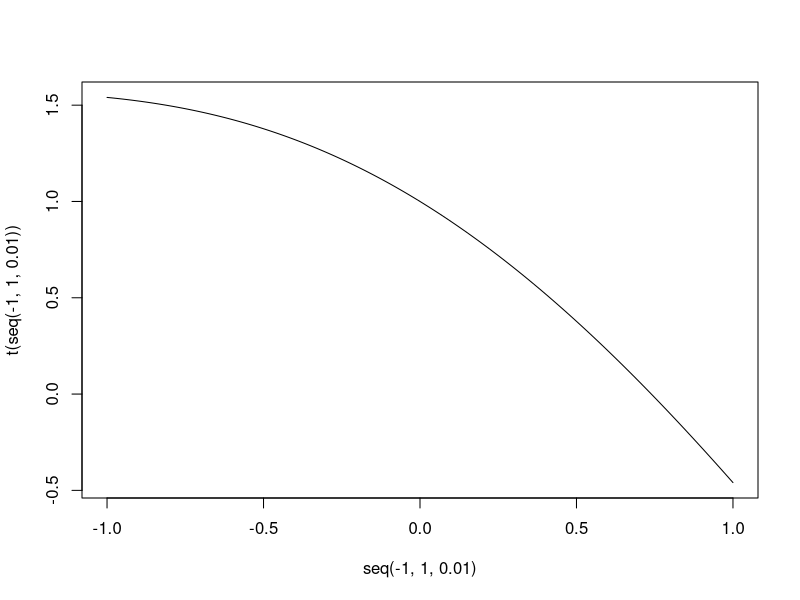

Write R code to recreate this figure.
## ---- chunk 1
secantMethod <- function(f, x0, x1, tol = 0.0001){
  #Set up function for recurance equation
  nextGuess <- function(f, x0, x1) {
    fx1 <- f(x1) #We use this value twice, so let's only calculate it once.
    return(x1 - fx1 * (x1 - x0)/(fx1 - f(x0)))
  }
  
  #Get the first guess
  x2 <- nextGuess(f, x0, x1)
  
  #Check for tolerance level:
  if(abs(x1 - x2) > tol){
    secantMethod(f, x1, x2, tol) #recursively call the function again.
  } else {
    return(x2) #Return the final value.
  }
}
## ---- chunk 2
t <- function(x) cos(x) - x
secantMethod(t, 2.1, 2.5)
## ---- chunk 3
plot(seq(-1,1,0.01), t(seq(-1,1,0.01)), type = 'l')
## ---- chunk 4
dt = function(x) -sin(x) - 1 #Code in the derivative. 
x0  = 2.1 #initial value

NR = function(f, df, x0, tol = 0.0001){
  #recurance equation
  nextGuess <- function(f, df, x0) x0 - (f(x0))/(df(0))

  #Get the first guess
  x1 <- nextGuess(f, df, x0)
  
  #Check for tolerance level:
  if(abs(x0 - x1) > tol){
    NR(f, df, x1, tol) #recursively call the function again.
  } else {
    return(x1) #Return the final value.
  }
}

#A quick test.
NR(t, dt, x0)
## ---- chunk 5
tollerance = 0.00001
numberOfReps = 100000
system.time(replicate(numberOfReps, secantMethod(t, rnorm(1, 0, 2), 2.5, tol = tollerance)))
## ---- chunk 6
system.time(replicate(numberOfReps, NR(t, dt, rnorm(1, 0, 2), tol = tollerance)))
## ---- chunk 7
    x <- sum(ceiling(6*runif(2)))
